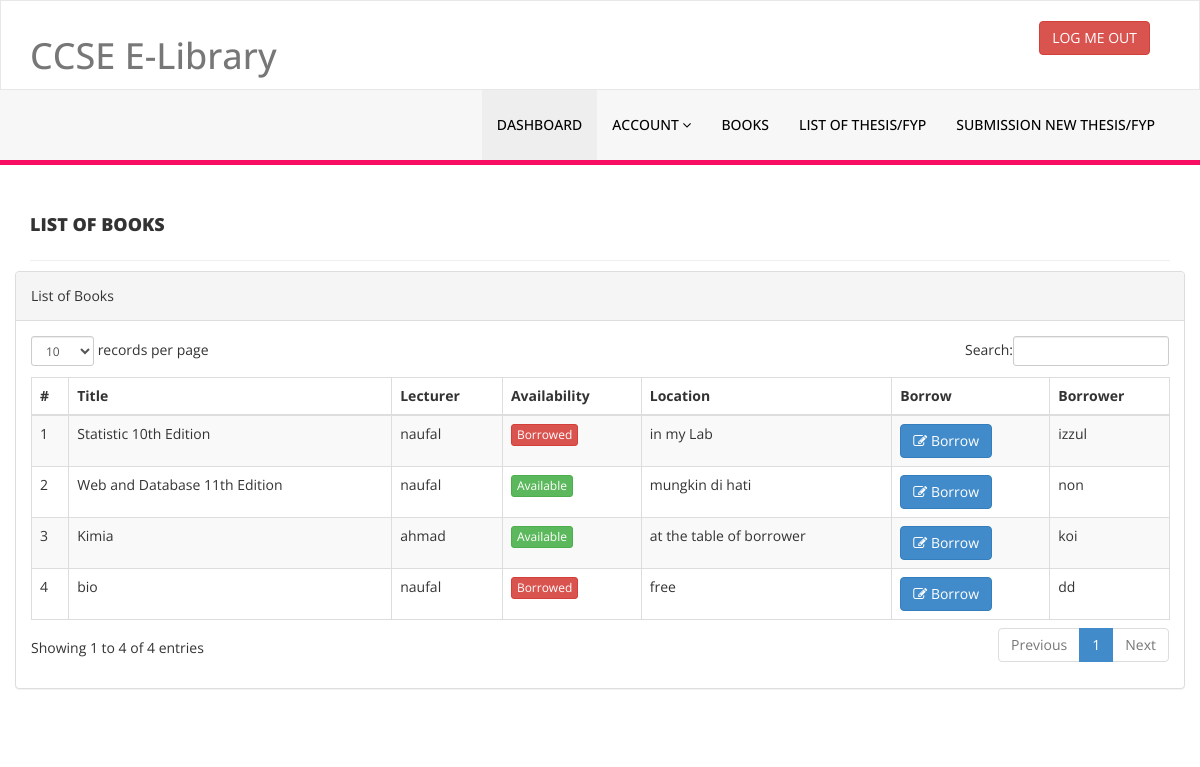
Screenshot of /library/books.php (signed in) with the database file from the repository.
### tables this page shows
CREATE TABLE `tblbook` (
  `id` int(1) NOT NULL,
  `Title` varchar(100) DEFAULT NULL,
  `LecturesID` int(100) DEFAULT NULL,
  `Location` varchar(100) NOT NULL,
  `Borrowers` varchar(100) DEFAULT NULL,
  `Availability` varchar(1) DEFAULT NULL
);

CREATE TABLE `tbllecturers` (
  `id` int(11) NOT NULL,
  `FullName` varchar(100) DEFAULT NULL,
  `UserName` varchar(100) DEFAULT NULL,
  `MobileNumber` char(11) DEFAULT NULL,
  `Password` varchar(100) DEFAULT NULL,
  `RegDate` timestamp NULL DEFAULT current_timestamp(),
  `UpdationDate` timestamp NULL DEFAULT NULL ON UPDATE current_timestamp()
);

### library/books.php (the view, shortened to what this page needs)
<?php
include('includes/config.php');
if(strlen($_SESSION['login'])==0)
    {
header('location:index.php');
}
else{
?>
<!DOCTYPE html>
<html xmlns="http://www.w3.org/1999/xhtml">
<head>
    <link href="assets/css/bootstrap.css" rel="stylesheet" />
    <link href="assets/css/font-awesome.css" rel="stylesheet" />
    <link href="assets/js/dataTables/dataTables.bootstrap.css" rel="stylesheet" />
    <link href="assets/css/style.css" rel="stylesheet" />
</head>
<body>
<?php include('includes/header.php');?>
<div class="content-wrapper">
         <div class="container">
        <div class="row pad-botm">
            <div class="col-md-12">
                <h4 class="header-line">List of Books</h4>
    </div>
    <div class="row">
                <div class="col-md-12">
                    <div class="panel panel-default">
                        <div class="panel-heading">
                          List of Books
                        </div>
                        <div class="panel-body">
                            <div class="table-responsive">
                                <table class="table table-striped table-bordered table-hover" id="dataTables-example">
                                    <thead>
                                        <tr>
                                            <th>#</th>
                                            <th>Title</th>
                                            <th>Lecturer</th>
                                            <th>Availability</th>
                                            <th>Location</th>
                                            <th>Borrow</th>
                                            <th>Borrower</th>
                                        </tr>
                                    </thead>
                                    <tbody>
<?php
$sql="SELECT tblbook.Title, tblbook.id, tbllecturers.FullName, tblbook.Location,tblbook.Borrowers, tblbook.Availability from tblbook join tbllecturers on tbllecturers.id=tblbook.LecturesID";
$query = $dbh -> prepare($sql);
$query-> bindParam(':sid', $sid, PDO::PARAM_STR);
$query->execute();
$results=$query->fetchAll(PDO::FETCH_OBJ);
$cnt=1;
if($query->rowCount() > 0)
{
foreach($results as $result)
{               ?>
                                        <tr class="odd gradeX">
                                            <td class="center"><?php echo htmlentities($cnt);?></td>
                                            <td class="center"><?php echo htmlentities($result->Title);?></td>
                                            <td class="center"><?php echo htmlentities($result->FullName);?></td>
                                            <td class="center"><?php if($result->Availability=="1")
                                            {?>
                                             <a href="#" class="btn btn-success btn-xs">Available</a>
                                            <?php } else {?>
                                            <a href="#" class="btn btn-danger btn-xs">Borrowed</a>
                                            <?php } ?></td>
                                            <td class="center"><?php echo htmlentities($result->Location);?></td>
                                            <td class="center">
                                            <a href="borrowbook.php?bookid=<?php echo htmlentities($result->id);?>"><button class="btn btn-primary"><i class="fa fa-edit "></i> Borrow</button>
                                            <td class="center"><?php echo htmlentities($result->Borrowers);?></td>
                                        </tr>
 <?php $cnt=$cnt+1;}} ?>
                                    </tbody>
                                </table>
                            </div>
                        </div>
                    </div>
                </div>
            </div>
    </div>
    </div>
    </div>
</body>
</html>
<?php } ?>

### library/assets/css/style.css (style rules this page uses)
.content-wrapper { margin-top: 40px; min-height:800px; padding-bottom:90px; }
.header-line { font-weight:900; padding-bottom:25px; border-bottom:1px solid #eeeeee; text-transform:uppercase; }
.pad-botm { padding-bottom:30px; }

### rows the page displays
tblbook: Title "Statistic 10th Edition", tbllecturers.FullName "naufal", Availability "Borrowed", Location "in my Lab", Borrowers "izzul"
tblbook: Title "Web and Database 11th Edition", tbllecturers.FullName "naufal", Availability "Available", Location "mungkin di hati", Borrowers "non"
tblbook: Title "Kimia", tbllecturers.FullName "ahmad", Availability "Available", Location "at the table of borrower", Borrowers "koi"
tblbook: Title "bio", tbllecturers.FullName "naufal", Availability "Borrowed", Location "free", Borrowers "dd"
